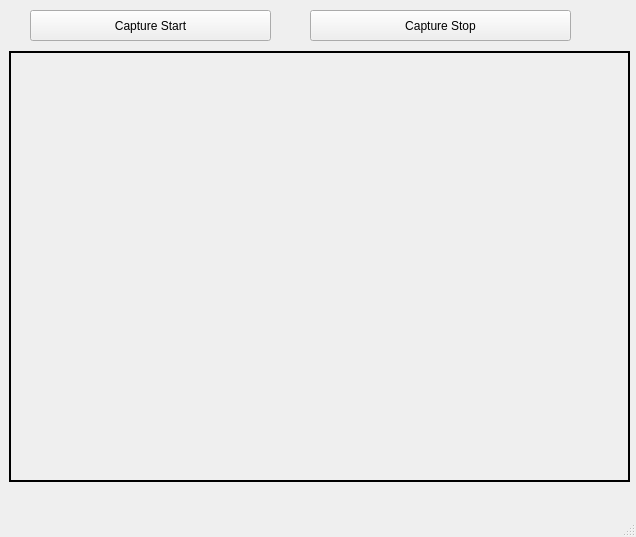
<?xml version="1.0" encoding="UTF-8"?>
<ui version="4.0">
 <class>MainWindow</class>
 <widget class="QMainWindow" name="MainWindow">
  <property name="geometry">
   <rect>
    <x>0</x>
    <y>0</y>
    <width>636</width>
    <height>537</height>
   </rect>
  </property>
  <property name="windowTitle">
   <string>MainWindow</string>
  </property>
  <widget class="QWidget" name="centralwidget">
   <widget class="QLabel" name="label">
    <property name="geometry">
     <rect>
      <x>9</x>
      <y>51</y>
      <width>621</width>
      <height>431</height>
     </rect>
    </property>
    <property name="frameShape">
     <enum>QFrame::WinPanel</enum>
    </property>
    <property name="text">
     <string/>
    </property>
    <property name="scaledContents">
     <bool>true</bool>
    </property>
   </widget>
   <widget class="QPushButton" name="CaptureBtn">
    <property name="geometry">
     <rect>
      <x>310</x>
      <y>10</y>
      <width>261</width>
      <height>31</height>
     </rect>
    </property>
    <property name="text">
     <string>Capture Stop</string>
    </property>
   </widget>
   <widget class="QPushButton" name="CaptureStartBtn">
    <property name="geometry">
     <rect>
      <x>30</x>
      <y>10</y>
      <width>241</width>
      <height>31</height>
     </rect>
    </property>
    <property name="text">
     <string>Capture Start</string>
    </property>
   </widget>
  </widget>
  <widget class="QMenuBar" name="menubar">
   <property name="geometry">
    <rect>
     <x>0</x>
     <y>0</y>
     <width>636</width>
     <height>21</height>
    </rect>
   </property>
  </widget>
  <widget class="QStatusBar" name="statusbar"/>
 </widget>
 <resources/>
 <connections/>
</ui>
